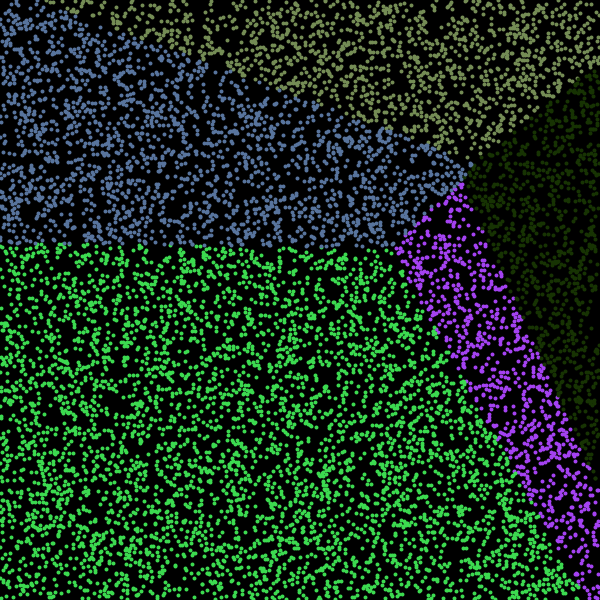
Frame 1 (no input)
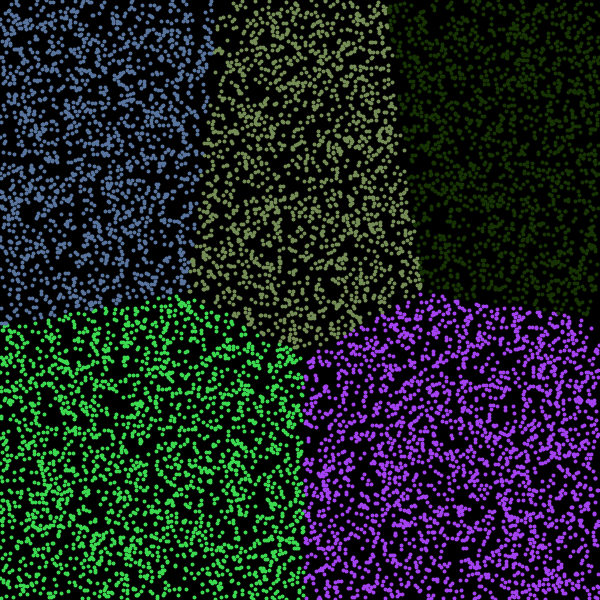
Frame 60 (the mouse pressed at the canvas centre just before this capture)
Frame 120 (the mouse held since frame 60 and released just before this capture): identical to frame 60, image omitted

The Processing sketch that drew these frames (run headless with seeded random() and noise(); from frame 60 on, the mouse is pressed at the canvas centre):

// Processing sketch: kmeans1
// ── kmeans1.pde

PVector[] positions;
int n_points = 10000;
int k = 5;
ArrayList<ArrayList<PVector>> clusters = new ArrayList<ArrayList<PVector>>();
color[] colors = new color[k];

void setup() {
  size(600, 600);
  //fullScreen();
  
  for(int i = 0; i < k; i++){
    colors[i] = color(random(255), random(255), random(255));
  }
  
  positions = new PVector[n_points];
  for (int i = 0; i < positions.length; i++) {
    positions[i] = new PVector();
    positions[i].x = int(random(width));
    positions[i].y = int(random(height));
  }
  
  for(int i = 0; i < k; i++){
    clusters.add(new ArrayList<PVector>());
    clusters.get(i).add(positions[int(random(n_points))]);
    //clusters.get(i).add(new PVector(random(height), 1));
  }
}

void draw() {
  background(0);
  
  // k-means
  kmeans();
  
  for(int i = 0; i < k; i++){
    for(PVector pos : clusters.get(i)){
      stroke(colors[i]);
      strokeWeight(4);
      point(pos.x, pos.y);
    }
  }
  
  select_new();
}

void kmeans(){
  for(PVector pos : positions){
    int min_cluster = -1;
    float min = 1000000;
    for(int i = 0; i < k; i++){
      float dist = dist(pos.x, pos.y, clusters.get(i).get(0).x, clusters.get(i).get(0).y);
      if(dist < min){
        min = dist;
        min_cluster = i;
      }
    }
    
    clusters.get(min_cluster).add(pos);
  }
  
  for(int i = 0; i < k; i++){
    clusters.get(i).remove(0);
  }
}

void select_new(){
  for(int i = 0; i < k; i++){
    PVector mean = new PVector();
    PVector sum = new PVector();
    for(PVector pos : clusters.get(i)){
      sum.x += pos.x;
      sum.y += pos.y;
    }
    
    mean.x = sum.x / clusters.get(i).size();
    mean.y = sum.y / clusters.get(i).size();
    
    clusters.get(i).clear();
    clusters.get(i).add(mean);
    
  }
}
